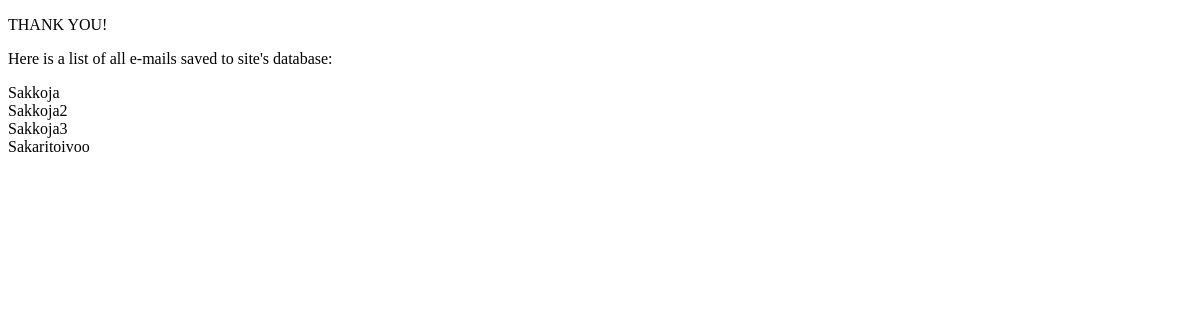
/your-email/, run on an earlier commit of the app's database.
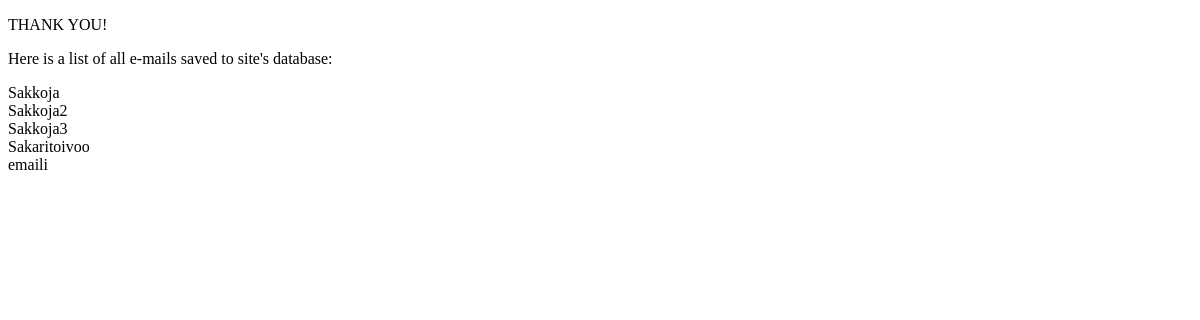
And on a later commit of the database.
### first_app/models.py (models this page shows)
class Person(models.Model):
    email = models.CharField(max_length=100)

### first_app/views.py (the view)
# urls.py: path('your-email/', views.your_email),
def your_email(request):
    persons = Person.objects.all()
    return render(request, "first_app/your_email.html", {'persons': persons})

### first_app/templates/first_app/your_email.html (shortened to what this page needs)
<!DOCTYPE html>
<html lang="en">
<head>
</head>
<body>
  <p>THANK YOU!</p>
  <p> Here is a list of all e-mails saved to site's database: </p>
  {% for p in persons %}{{p.email}}<br>{% endfor %}

What changed in the data, as far as the page shows it:
added Person: email "emaili"
